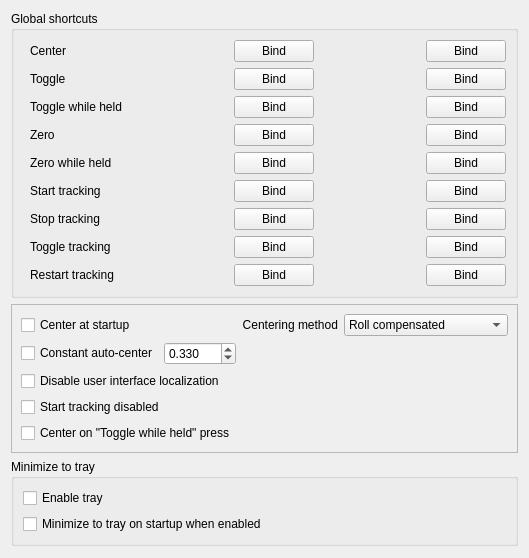
     <widget class="QWidget" name="tab">
      <attribute name="title">
       <string>Shortcuts</string>
      </attribute>
      <layout class="QVBoxLayout" name="verticalLayout">
       <item alignment="Qt::AlignmentFlag::AlignTop">
        <widget class="QGroupBox" name="groupBox">
         <property name="title">
          <string>Global shortcuts</string>
         </property>
         <layout class="QGridLayout" name="gridLayout_8">
          <property name="leftMargin">
           <number>16</number>
          </property>
          <item row="1" column="1">
           <widget class="QLabel" name="toggle_text">
            <property name="sizePolicy">
             <sizepolicy hsizetype="Minimum" vsizetype="Maximum">
              <horstretch>255</horstretch>
              <verstretch>0</verstretch>
             </sizepolicy>
            </property>
            <property name="minimumSize">
             <size>
              <width>100</width>
              <height>0</height>
             </size>
            </property>
            <property name="text">
             <string/>
            </property>
           </widget>
          </item>
          <item row="0" column="0">
           <widget class="QLabel" name="_textLabel2_3">
            <property name="sizePolicy">
             <sizepolicy hsizetype="Maximum" vsizetype="Maximum">
              <horstretch>0</horstretch>
              <verstretch>0</verstretch>
             </sizepolicy>
            </property>
            <property name="cursor">
             <cursorShape>WhatsThisCursor</cursorShape>
            </property>
            <property name="toolTip">
             <string>Use current tracker pose as looking perfectly forward.</string>
            </property>
            <property name="text">
             <string>Center</string>
            </property>
            <property name="wordWrap">
             <bool>false</bool>
            </property>
           </widget>
          </item>
          <item row="7" column="4">
           <widget class="QPushButton" name="bind_toggle_tracking_2">
            <property name="sizePolicy">
             <sizepolicy hsizetype="Maximum" vsizetype="Maximum">
              <horstretch>0</horstretch>
              <verstretch>0</verstretch>
             </sizepolicy>
            </property>
            <property name="text">
             <string>Bind</string>
            </property>
           </widget>
          </item>
          <item row="8" column="3">
           <widget class="QLabel" name="restart_tracking_text_2">
            <property name="sizePolicy">
             <sizepolicy hsizetype="Minimum" vsizetype="Maximum">
              <horstretch>255</horstretch>
              <verstretch>0</verstretch>
             </sizepolicy>
            </property>
            <property name="minimumSize">
             <size>
              <width>100</width>
              <height>0</height>
             </size>
            </property>
            <property name="text">
             <string/>
            </property>
           </widget>
          </item>
          <item row="8" column="4">
           <widget class="QPushButton" name="bind_restart_tracking_2">
            <property name="sizePolicy">
             <sizepolicy hsizetype="Maximum" vsizetype="Maximum">
              <horstretch>0</horstretch>
              <verstretch>0</verstretch>
             </sizepolicy>
            </property>
            <property name="text">
             <string>Bind</string>
            </property>
           </widget>
          </item>
          <item row="5" column="0">
           <widget class="QLabel" name="_textLabel2_7">
            <property name="sizePolicy">
             <sizepolicy hsizetype="Maximum" vsizetype="Maximum">
              <horstretch>0</horstretch>
              <verstretch>0</verstretch>
             </sizepolicy>
            </property>
            <property name="text">
             <string>Start tracking</string>
            </property>
            <property name="wordWrap">
             <bool>false</bool>
            </property>
           </widget>
          </item>
          <item row="6" column="2">
           <widget class="QPushButton" name="bind_stop">
            <property name="sizePolicy">
             <sizepolicy hsizetype="Maximum" vsizetype="Maximum">
              <horstretch>0</horstretch>
              <verstretch>0</verstretch>
             </sizepolicy>
            </property>
            <property name="text">
             <string>Bind</string>
            </property>
           </widget>
          </item>
          <item row="7" column="1">
           <widget class="QLabel" name="toggle_tracking_text">
            <property name="sizePolicy">
             <sizepolicy hsizetype="Minimum" vsizetype="Maximum">
              <horstretch>255</horstretch>
              <verstretch>0</verstretch>
             </sizepolicy>
            </property>
            <property name="minimumSize">
             <size>
              <width>100</width>
              <height>0</height>
             </size>
            </property>
            <property name="text">
             <string/>
            </property>
           </widget>
          </item>
          <item row="0" column="1">
           <widget class="QLabel" name="center_text">
            <property name="sizePolicy">
             <sizepolicy hsizetype="Minimum" vsizetype="Maximum">
              <horstretch>255</horstretch>
              <verstretch>0</verstretch>
             </sizepolicy>
            </property>
            <property name="minimumSize">
             <size>
              <width>100</width>
              <height>0</height>
             </size>
            </property>
            <property name="text">
             <string/>
            </property>
           </widget>
          </item>
          <item row="6" column="0">
           <widget class="QLabel" name="_textLabel2_8">
            <property name="sizePolicy">
             <sizepolicy hsizetype="Maximum" vsizetype="Maximum">
              <horstretch>0</horstretch>
              <verstretch>0</verstretch>
             </sizepolicy>
            </property>
            <property name="text">
             <string>Stop tracking</string>
            </property>
            <property name="wordWrap">
             <bool>false</bool>
            </property>
           </widget>
          </item>
          <item row="3" column="1">
           <widget class="QLabel" name="zero_text">
            <property name="sizePolicy">
             <sizepolicy hsizetype="Minimum" vsizetype="Maximum">
              <horstretch>255</horstretch>
              <verstretch>0</verstretch>
             </sizepolicy>
            </property>
            <property name="minimumSize">
             <size>
              <width>100</width>
              <height>0</height>
             </size>
            </property>
            <property name="text">
             <string/>
            </property>
           </widget>
          </item>
          <item row="3" column="0">
           <widget class="QLabel" name="_textLabel2_6">
            <property name="sizePolicy">
             <sizepolicy hsizetype="Maximum" vsizetype="Maximum">
              <horstretch>0</horstretch>
              <verstretch>0</verstretch>
             </sizepolicy>
            </property>
            <property name="cursor">
             <cursorShape>WhatsThisCursor</cursorShape>
            </property>
            <property name="toolTip">
             <string>Keep looking forward until next zero keypress.</string>
            </property>
            <property name="text">
             <string>Zero</string>
            </property>
            <property name="wordWrap">
             <bool>false</bool>
            </property>
           </widget>
          </item>
          <item row="1" column="0">
           <widget class="QLabel" name="_textLabel2_5">
            <property name="sizePolicy">
             <sizepolicy hsizetype="Maximum" vsizetype="Maximum">
              <horstretch>0</horstretch>
              <verstretch>0</verstretch>
             </sizepolicy>
            </property>
            <property name="cursor">
             <cursorShape>WhatsThisCursor</cursorShape>
            </property>
            <property name="toolTip">
             <string>Freeze the position returned by the tracker while this mode is active.</string>
            </property>
            <property name="text">
             <string>Toggle</string>
            </property>
            <property name="wordWrap">
             <bool>false</bool>
            </property>
           </widget>
          </item>
          <item row="4" column="0">
           <widget class="QLabel" name="_label_28">
            <property name="sizePolicy">
             <sizepolicy hsizetype="Maximum" vsizetype="Maximum">
              <horstretch>0</horstretch>
              <verstretch>0</verstretch>
             </sizepolicy>
            </property>
            <property name="cursor">
             <cursorShape>WhatsThisCursor</cursorShape>
            </property>
            <property name="toolTip">
             <string>Keep looking forward while the key is pressed.</string>
            </property>
            <property name="text">
             <string>Zero while held</string>
            </property>
           </widget>
          </item>
          <item row="0" column="2">
           <widget class="QPushButton" name="bind_center">
            <property name="sizePolicy">
             <sizepolicy hsizetype="Maximum" vsizetype="Maximum">
              <horstretch>0</horstretch>
              <verstretch>0</verstretch>
             </sizepolicy>
            </property>
            <property name="text">
             <string>Bind</string>
            </property>
           </widget>
          </item>
          <item row="2" column="1">
           <widget class="QLabel" name="toggle_held_text">
            <property name="sizePolicy">
             <sizepolicy hsizetype="Minimum" vsizetype="Maximum">
              <horstretch>255</horstretch>
              <verstretch>0</verstretch>
             </sizepolicy>
            </property>
            <property name="minimumSize">
             <size>
              <width>100</width>
              <height>0</height>
             </size>
            </property>
            <property name="text">
             <string/>
            </property>
           </widget>
          </item>
          <item row="4" column="1">
           <widget class="QLabel" name="zero_held_text">
            <property name="sizePolicy">
             <sizepolicy hsizetype="Minimum" vsizetype="Maximum">
              <horstretch>255</horstretch>
              <verstretch>0</verstretch>
             </sizepolicy>
            </property>
            <property name="minimumSize">
             <size>
              <width>100</width>
              <height>0</height>
             </size>
            </property>
            <property name="text">
             <string/>
            </property>
           </widget>
          </item>
          <item row="2" column="2">
           <widget class="QPushButton" name="bind_toggle_held">
            <property name="sizePolicy">
             <sizepolicy hsizetype="Maximum" vsizetype="Maximum">
              <horstretch>0</horstretch>
              <verstretch>0</verstretch>
             </sizepolicy>
            </property>
            <property name="text">
             <string>Bind</string>
            </property>
           </widget>
          </item>
          <item row="4" column="2">
           <widget class="QPushButton" name="bind_zero_held">
            <property name="sizePolicy">
             <sizepolicy hsizetype="Maximum" vsizetype="Maximum">
              <horstretch>0</horstretch>
              <verstretch>0</verstretch>
             </sizepolicy>
            </property>
            <property name="text">
             <string>Bind</string>
            </property>
           </widget>
          </item>
          <item row="8" column="0">
           <widget class="QLabel" name="_textLabel2_10">
            <property name="sizePolicy">
             <sizepolicy hsizetype="Maximum" vsizetype="Maximum">
              <horstretch>0</horstretch>
              <verstretch>0</verstretch>
             </sizepolicy>
            </property>
            <property name="text">
             <string>Restart tracking</string>
            </property>
            <property name="wordWrap">
             <bool>false</bool>
            </property>
           </widget>
          </item>
          <item row="8" column="1">
           <widget class="QLabel" name="restart_tracking_text">
            <property name="sizePolicy">
             <sizepolicy hsizetype="Minimum" vsizetype="Maximum">
              <horstretch>255</horstretch>
              <verstretch>0</verstretch>
             </sizepolicy>
            </property>
            <property name="minimumSize">
             <size>
              <width>100</width>
              <height>0</height>
             </size>
            </property>
            <property name="text">
             <string/>
            </property>
           </widget>
          </item>
          <item row="2" column="0">
           <widget class="QLabel" name="_label_27">
            <property name="sizePolicy">
             <sizepolicy hsizetype="Maximum" vsizetype="Maximum">
              <horstretch>0</horstretch>
              <verstretch>0</verstretch>
             </sizepolicy>
            </property>
            <property name="cursor">
             <cursorShape>WhatsThisCursor</cursorShape>
            </property>
            <property name="toolTip">
             <string>Freeze the pose like Toggle, except only while they key is still pressed.</string>
            </property>
            <property name="text">
             <string>Toggle while held</string>
            </property>
           </widget>
          </item>
          <item row="8" column="2">
           <widget class="QPushButton" name="bind_restart_tracking">
            <property name="sizePolicy">
             <sizepolicy hsizetype="Maximum" vsizetype="Maximum">
              <horstretch>0</horstretch>
              <verstretch>0</verstretch>
             </sizepolicy>
            </property>
            <property name="text">
             <string>Bind</string>
            </property>
           </widget>
          </item>
          <item row="7" column="2">
           <widget class="QPushButton" name="bind_toggle_tracking">
            <property name="sizePolicy">
             <sizepolicy hsizetype="Maximum" vsizetype="Maximum">
              <horstretch>0</horstretch>
              <verstretch>0</verstretch>
             </sizepolicy>
            </property>
            <property name="text">
             <string>Bind</string>
            </property>
           </widget>
          </item>
          <item row="7" column="0">
           <widget class="QLabel" name="_textLabel2_9">
            <property name="sizePolicy">
             <sizepolicy hsizetype="Maximum" vsizetype="Maximum">
              <horstretch>0</horstretch>
              <verstretch>0</verstretch>
             </sizepolicy>
            </property>
            <property name="text">
             <string>Toggle tracking</string>
            </property>
            <property name="wordWrap">
             <bool>false</bool>
            </property>
           </widget>
          </item>
          <item row="5" column="2">
           <widget class="QPushButton" name="bind_start">
            <property name="sizePolicy">
             <sizepolicy hsizetype="Maximum" vsizetype="Maximum">
              <horstretch>0</horstretch>
              <verstretch>0</verstretch>
             </sizepolicy>
            </property>
            <property name="text">
             <string>Bind</string>
            </property>
           </widget>
          </item>
          <item row="1" column="2">
           <widget class="QPushButton" name="bind_toggle">
            <property name="sizePolicy">
             <sizepolicy hsizetype="Maximum" vsizetype="Maximum">
              <horstretch>0</horstretch>
              <verstretch>0</verstretch>
             </sizepolicy>
            </property>
            <property name="text">
             <string>Bind</string>
            </property>
           </widget>
          </item>
          <item row="5" column="1">
           <widget class="QLabel" name="start_tracking_text">
            <property name="sizePolicy">
             <sizepolicy hsizetype="Minimum" vsizetype="Maximum">
              <horstretch>255</horstretch>
              <verstretch>0</verstretch>
             </sizepolicy>
            </property>
            <property name="minimumSize">
             <size>
              <width>100</width>
              <height>0</height>
             </size>
            </property>
            <property name="text">
             <string/>
            </property>
           </widget>
          </item>
          <item row="6" column="1">
           <widget class="QLabel" name="stop_tracking_text">
            <property name="sizePolicy">
             <sizepolicy hsizetype="Minimum" vsizetype="Maximum">
              <horstretch>255</horstretch>
              <verstretch>0</verstretch>
             </sizepolicy>
            </property>
            <property name="minimumSize">
             <size>
              <width>100</width>
              <height>0</height>
             </size>
            </property>
            <property name="text">
             <string/>
            </property>
           </widget>
          </item>
          <item row="1" column="3">
           <widget class="QLabel" name="toggle_text_2">
            <property name="sizePolicy">
             <sizepolicy hsizetype="Minimum" vsizetype="Maximum">
              <horstretch>255</horstretch>
              <verstretch>0</verstretch>
             </sizepolicy>
            </property>
            <property name="minimumSize">
             <size>
              <width>100</width>
              <height>0</height>
             </size>
            </property>
            <property name="text">
             <string/>
            </property>
           </widget>
          </item>
          <item row="1" column="4">
           <widget class="QPushButton" name="bind_toggle_2">
            <property name="sizePolicy">
             <sizepolicy hsizetype="Maximum" vsizetype="Maximum">
              <horstretch>0</horstretch>
              <verstretch>0</verstretch>
             </sizepolicy>
            </property>
            <property name="text">
             <string>Bind</string>
            </property>
           </widget>
          </item>
          <item row="0" column="3">
           <widget class="QLabel" name="center_text_2">
            <property name="sizePolicy">
             <sizepolicy hsizetype="Minimum" vsizetype="Maximum">
              <horstretch>255</horstretch>
              <verstretch>0</verstretch>
             </sizepolicy>
            </property>
            <property name="minimumSize">
             <size>
              <width>100</width>
              <height>0</height>
             </size>
            </property>
            <property name="text">
             <string/>
            </property>
           </widget>
          </item>
          <item row="0" column="4">
           <widget class="QPushButton" name="bind_center_2">
            <property name="sizePolicy">
             <sizepolicy hsizetype="Maximum" vsizetype="Maximum">
              <horstretch>0</horstretch>
              <verstretch>0</verstretch>
             </sizepolicy>
            </property>
            <property name="text">
             <string>Bind</string>
            </property>
           </widget>
          </item>
          <item row="2" column="4">
           <widget class="QPushButton" name="bind_toggle_held_2">
            <property name="sizePolicy">
             <sizepolicy hsizetype="Maximum" vsizetype="Maximum">
              <horstretch>0</horstretch>
              <verstretch>0</verstretch>
             </sizepolicy>
            </property>
            <property name="text">
             <string>Bind</string>
            </property>
           </widget>
          </item>
          <item row="3" column="2">
           <widget class="QPushButton" name="bind_zero">
            <property name="sizePolicy">
             <sizepolicy hsizetype="Maximum" vsizetype="Maximum">
              <horstretch>0</horstretch>
              <verstretch>0</verstretch>
             </sizepolicy>
            </property>
            <property name="text">
             <string>Bind</string>
            </property>
           </widget>
          </item>
          <item row="2" column="3">
           <widget class="QLabel" name="toggle_held_text_2">
            <property name="sizePolicy">
             <sizepolicy hsizetype="Minimum" vsizetype="Maximum">
              <horstretch>255</horstretch>
              <verstretch>0</verstretch>
             </sizepolicy>
            </property>
            <property name="minimumSize">
             <size>
              <width>100</width>
              <height>0</height>
             </size>
            </property>
            <property name="text">
             <string/>
            </property>
           </widget>
          </item>
          <item row="3" column="4">
           <widget class="QPushButton" name="bind_zero_2">
            <property name="sizePolicy">
             <sizepolicy hsizetype="Maximum" vsizetype="Maximum">
              <horstretch>0</horstretch>
              <verstretch>0</verstretch>
             </sizepolicy>
            </property>
            <property name="text">
             <string>Bind</string>
            </property>
           </widget>
          </item>
          <item row="4" column="3">
           <widget class="QLabel" name="zero_held_text_2">
            <property name="sizePolicy">
             <sizepolicy hsizetype="Minimum" vsizetype="Maximum">
              <horstretch>255</horstretch>
              <verstretch>0</verstretch>
             </sizepolicy>
            </property>
            <property name="minimumSize">
             <size>
              <width>100</width>
              <height>0</height>
             </size>
            </property>
            <property name="text">
             <string/>
            </property>
           </widget>
          </item>
          <item row="5" column="3">
           <widget class="QLabel" name="start_tracking_text_2">
            <property name="sizePolicy">
             <sizepolicy hsizetype="Minimum" vsizetype="Maximum">
              <horstretch>255</horstretch>
              <verstretch>0</verstretch>
             </sizepolicy>
            </property>
            <property name="minimumSize">
             <size>
              <width>100</width>
              <height>0</height>
             </size>
            </property>
            <property name="text">
             <string/>
            </property>
           </widget>
          </item>
          <item row="3" column="3">
           <widget class="QLabel" name="zero_text_2">
            <property name="sizePolicy">
             <sizepolicy hsizetype="Minimum" vsizetype="Maximum">
              <horstretch>255</horstretch>
              <verstretch>0</verstretch>
             </sizepolicy>
            </property>
            <property name="minimumSize">
             <size>
              <width>100</width>
              <height>0</height>
             </size>
            </property>
            <property name="text">
             <string/>
            </property>
           </widget>
          </item>
          <item row="4" column="4">
           <widget class="QPushButton" name="bind_zero_held_2">
            <property name="sizePolicy">
             <sizepolicy hsizetype="Maximum" vsizetype="Maximum">
              <horstretch>0</horstretch>
              <verstretch>0</verstretch>
             </sizepolicy>
            </property>
            <property name="text">
             <string>Bind</string>
            </property>
           </widget>
          </item>
          <item row="6" column="3">
           <widget class="QLabel" name="stop_tracking_text_2">
            <property name="sizePolicy">
             <sizepolicy hsizetype="Minimum" vsizetype="Maximum">
              <horstretch>255</horstretch>
              <verstretch>0</verstretch>
             </sizepolicy>
            </property>
            <property name="minimumSize">
             <size>
              <width>100</width>
              <height>0</height>
             </size>
            </property>
            <property name="text">
             <string/>
            </property>
           </widget>
          </item>
          <item row="7" column="3">
           <widget class="QLabel" name="toggle_tracking_text_2">
            <property name="sizePolicy">
             <sizepolicy hsizetype="Minimum" vsizetype="Maximum">
              <horstretch>255</horstretch>
              <verstretch>0</verstretch>
             </sizepolicy>
            </property>
            <property name="minimumSize">
             <size>
              <width>100</width>
              <height>0</height>
             </size>
            </property>
            <property name="text">
             <string/>
            </property>
           </widget>
          </item>
          <item row="6" column="4">
           <widget class="QPushButton" name="bind_stop_2">
            <property name="sizePolicy">
             <sizepolicy hsizetype="Maximum" vsizetype="Maximum">
              <horstretch>0</horstretch>
              <verstretch>0</verstretch>
             </sizepolicy>
            </property>
            <property name="text">
             <string>Bind</string>
            </property>
           </widget>
          </item>
          <item row="5" column="4">
           <widget class="QPushButton" name="bind_start_2">
            <property name="sizePolicy">
             <sizepolicy hsizetype="Maximum" vsizetype="Maximum">
              <horstretch>0</horstretch>
              <verstretch>0</verstretch>
             </sizepolicy>
            </property>
            <property name="text">
             <string>Bind</string>
            </property>
           </widget>
          </item>
         </layout>
        </widget>
       </item>
       <item>
        <widget class="QFrame" name="frame_5">
         <property name="sizePolicy">
          <sizepolicy hsizetype="Minimum" vsizetype="Maximum">
           <horstretch>0</horstretch>
           <verstretch>0</verstretch>
          </sizepolicy>
         </property>
         <property name="frameShape">
          <enum>QFrame::Shape::StyledPanel</enum>
         </property>
         <property name="frameShadow">
          <enum>QFrame::Shadow::Sunken</enum>
         </property>
         <layout class="QGridLayout" name="gridLayout_2">
          <item row="2" column="0">
           <widget class="QCheckBox" name="disable_translation">
            <property name="sizePolicy">
             <sizepolicy hsizetype="Maximum" vsizetype="Maximum">
              <horstretch>0</horstretch>
              <verstretch>0</verstretch>
             </sizepolicy>
            </property>
            <property name="text">
             <string>Disable user interface localization</string>
            </property>
           </widget>
          </item>
          <item row="0" column="1">
           <widget class="QLabel" name="label_18">
            <property name="text">
             <string>Centering method</string>
            </property>
            <property name="alignment">
             <set>Qt::AlignmentFlag::AlignRight|Qt::AlignmentFlag::AlignTrailing|Qt::AlignmentFlag::AlignVCenter</set>
            </property>
           </widget>
          </item>
          <item row="0" column="0">
           <widget class="QCheckBox" name="center_at_startup">
            <property name="sizePolicy">
             <sizepolicy hsizetype="Minimum" vsizetype="Maximum">
              <horstretch>0</horstretch>
              <verstretch>0</verstretch>
             </sizepolicy>
            </property>
            <property name="text">
             <string>Center at startup</string>
            </property>
           </widget>
          </item>
          <item row="1" column="0">
           <layout class="QHBoxLayout" name="auto_center_layout">
            <item>
             <widget class="QCheckBox" name="auto_center">
              <property name="sizePolicy">
               <sizepolicy hsizetype="Minimum" vsizetype="Maximum">
                <horstretch>0</horstretch>
                <verstretch>0</verstretch>
               </sizepolicy>
              </property>
              <property name="text">
               <string>Constant auto-center</string>
              </property>
             </widget>
            </item>
            <item>
             <widget class="QDoubleSpinBox" name="auto_center_speed">
              <property name="toolTip">
               <string>Centering speed in degrees/pixels per second</string>
              </property>
              <property name="decimals">
               <number>3</number>
              </property>
              <property name="minimum">
               <double>0.001000000000000</double>
              </property>
              <property name="maximum">
               <double>10.000000000000000</double>
              </property>
              <property name="singleStep">
               <double>0.010000000000000</double>
              </property>
              <property name="value">
               <double>0.330000000000000</double>
              </property>
             </widget>
            </item>
           </layout>
          </item>
          <item row="2" column="1">
           <widget class="QLabel" name="label_29">
            <property name="text">
             <string/>
            </property>
            <property name="pixmap">
             <pixmap resource="opentrack-res.qrc">:/images/english.png</pixmap>
            </property>
           </widget>
          </item>
          <item row="3" column="0">
           <widget class="QCheckBox" name="start_tracking_disabled">
            <property name="sizePolicy">
             <sizepolicy hsizetype="Minimum" vsizetype="Maximum">
              <horstretch>0</horstretch>
              <verstretch>0</verstretch>
             </sizepolicy>
            </property>
            <property name="toolTip">
             <string>Tracking output starts paused, as if the "Toggle" key had already been pressed once. Use with "Toggle while held" to make holding that key enable tracking, instead of pause it.</string>
            </property>
            <property name="text">
             <string>Start tracking disabled</string>
            </property>
           </widget>
          </item>
          <item row="4" column="0">
           <widget class="QCheckBox" name="center_on_toggle_press">
            <property name="sizePolicy">
             <sizepolicy hsizetype="Minimum" vsizetype="Maximum">
              <horstretch>0</horstretch>
              <verstretch>0</verstretch>
             </sizepolicy>
            </property>
            <property name="toolTip">
             <string>Recenter as soon as the "Toggle while held" key is pressed down.</string>
            </property>
            <property name="text">
             <string>Center on "Toggle while held" press</string>
            </property>
           </widget>
          </item>
          <item row="0" column="2">
           <widget class="QComboBox" name="cbox_centering">
            <property name="sizePolicy">
             <sizepolicy hsizetype="Preferred" vsizetype="Maximum">
              <horstretch>4</horstretch>
              <verstretch>0</verstretch>
             </sizepolicy>
            </property>
            <property name="currentIndex">
             <number>3</number>
            </property>
            <item>
             <property name="text">
              <string>Disabled</string>
             </property>
            </item>
            <item>
             <property name="text">
              <string>Point</string>
             </property>
            </item>
            <item>
             <property name="text">
              <string>Wireless VR 360</string>
             </property>
            </item>
            <item>
             <property name="text">
              <string>Roll compensated</string>
             </property>
            </item>
           </widget>
          </item>
         </layout>
        </widget>
       </item>
       <item>
        <widget class="QGroupBox" name="groupBox_11">
         <property name="sizePolicy">
          <sizepolicy hsizetype="Minimum" vsizetype="Maximum">
           <horstretch>0</horstretch>
           <verstretch>0</verstretch>
          </sizepolicy>
         </property>
         <property name="title">
          <string>Minimize to tray</string>
         </property>
         <property name="alignment">
          <set>Qt::AlignmentFlag::AlignLeading|Qt::AlignmentFlag::AlignLeft|Qt::AlignmentFlag::AlignTop</set>
         </property>
         <layout class="QVBoxLayout" name="verticalLayout_3">
          <property name="bottomMargin">
           <number>9</number>
          </property>
          <item>
           <widget class="QCheckBox" name="trayp">
            <property name="sizePolicy">
             <sizepolicy hsizetype="Minimum" vsizetype="Preferred">
              <horstretch>0</horstretch>
              <verstretch>0</verstretch>
             </sizepolicy>
            </property>
            <property name="text">
             <string>Enable tray</string>
            </property>
           </widget>
          </item>
          <item>
           <widget class="QCheckBox" name="tray_start">
            <property name="sizePolicy">
             <sizepolicy hsizetype="Minimum" vsizetype="Preferred">
              <horstretch>0</horstretch>
              <verstretch>0</verstretch>
             </sizepolicy>
            </property>
            <property name="text">
             <string>Minimize to tray on startup when enabled</string>
            </property>
           </widget>
          </item>
         </layout>
        </widget>
       </item>
       <item>
        <spacer name="verticalSpacer_2">
         <property name="orientation">
          <enum>Qt::Orientation::Vertical</enum>
         </property>
         <property name="sizeHint" stdset="0">
          <size>
           <width>20</width>
           <height>1</height>
          </size>
         </property>
        </spacer>
       </item>
      </layout>
     </widget>
